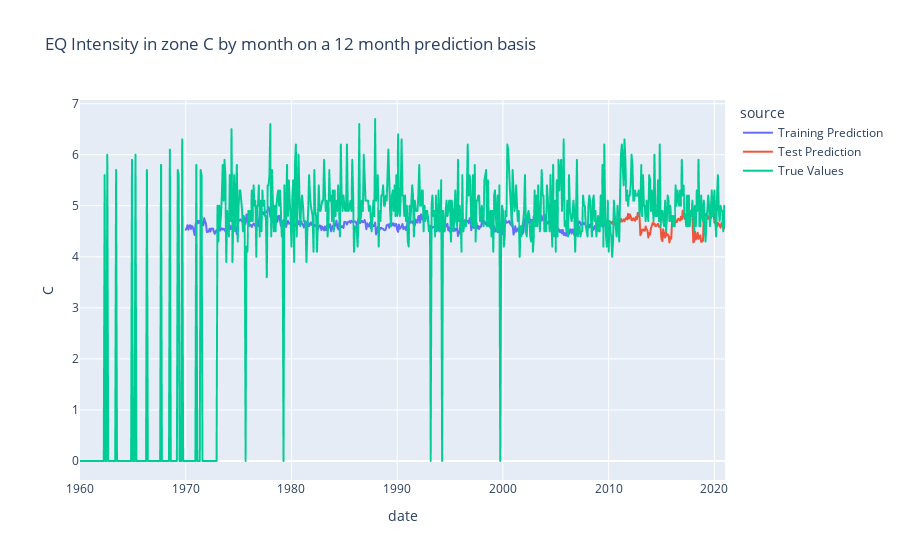

This figure's notebook cell:
### Code cell
fig = px.line(evaluation.loc[evaluation['date'].between('1960', '2021')],
                 x="date",
                 y="C",
                 color="source",
                 title="EQ Intensity in zone C by month on a 12 month prediction basis")
fig.show()

### Figure 1 — Plotly figure (JSON) as saved in the notebook; plotly's stock layout.template omitted (floating-point values rounded to 4 significant figures; data arrays with more than 128 entries replaced by an {"elided": "..."} marker saying what was removed)
{"data": [{"hovertemplate": "source=Training Prediction<br>date=%{x}<br>C=%{y}<extra></extra>", "legendgroup": "Training Prediction", "line": {"color": "#636efa", "dash": "solid"}, "mode": "lines", "name": "Training Prediction", "showlegend": true, "type": "scattergl", "x": {"elided": "480 str values"}, "xaxis": "x", "y": {"elided": "480 float values"}, "yaxis": "y"}, {"hovertemplate": "source=Test Prediction<br>date=%{x}<br>C=%{y}<extra></extra>", "legendgroup": "Test Prediction", "line": {"color": "#EF553B", "dash": "solid"}, "mode": "lines", "name": "Test Prediction", "showlegend": true, "type": "scattergl", "x": {"elided": "133 str values"}, "xaxis": "x", "y": {"elided": "133 float values"}, "yaxis": "y"}, {"hovertemplate": "source=True Values<br>date=%{x}<br>C=%{y}<extra></extra>", "legendgroup": "True Values", "line": {"color": "#00cc96", "dash": "solid"}, "mode": "lines", "name": "True Values", "showlegend": true, "type": "scattergl", "x": {"elided": "733 str values"}, "xaxis": "x", "y": {"elided": "733 float values"}, "yaxis": "y"}], "layout": {"legend": {"title": {"text": "source"}, "tracegroupgap": 0}, "title": {"text": "EQ Intensity in zone C by month on a 12 month prediction basis"}, "xaxis": {"anchor": "y", "domain": [0, 1], "title": {"text": "date"}}, "yaxis": {"anchor": "x", "domain": [0, 1], "title": {"text": "C"}}}}
